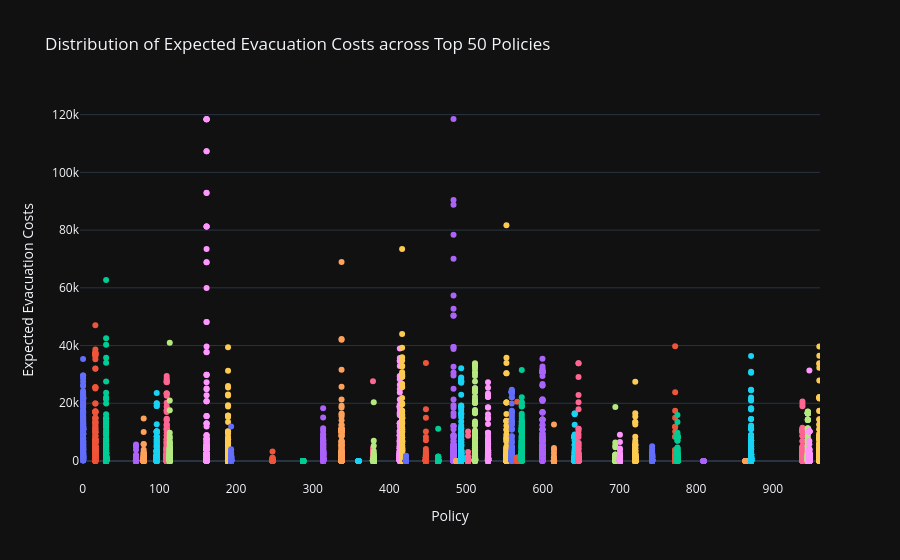
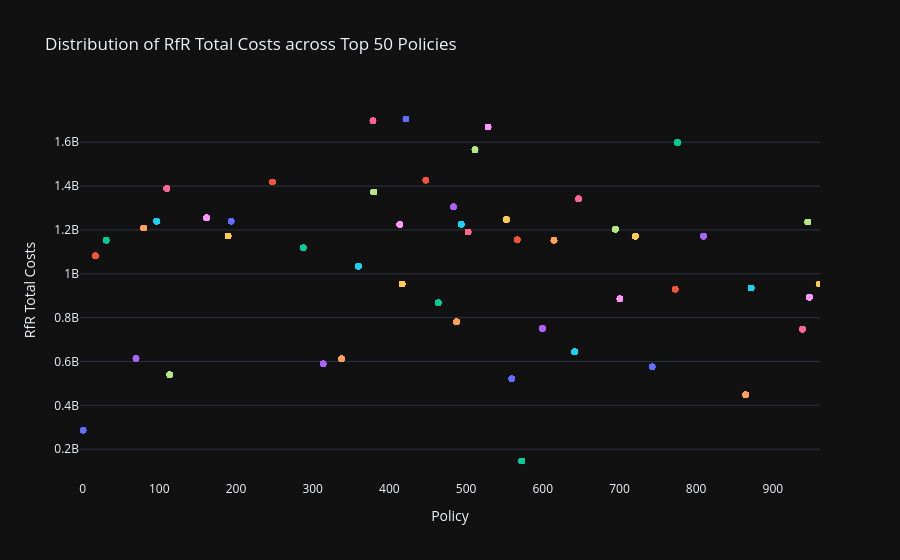
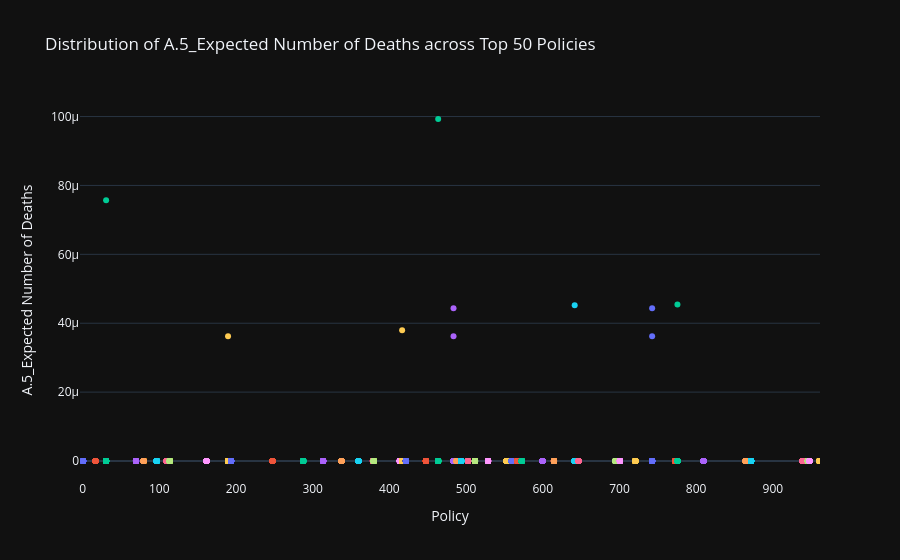

Write notebook code for charts like these, in order.
### Code cell
import pandas as pd
import numpy as np
import plotly.express as px

# Step 1: Identify deaths column, policy column, and policy levers
deaths_col = "A.5_Expected Number of Deaths"
policy_col = "policy"
policy_levers = [col for col in experiments_df.columns if 'DikeIncrease' in col or 'RfR' in col or 'EWS' in col]

# Step 2: Compute mean deaths per policy
policy_summary = combined_df.groupby(policy_col).agg(
    mean_deaths=(deaths_col, 'mean'),
    **{lever: (lever, 'first') for lever in policy_levers}
).reset_index()

# Step 3: Get top 50 policies
top_policies = policy_summary.nsmallest(50, 'mean_deaths')

# Step 4: Create unique identifier for each policy (optional)
top_policies['policy_id'] = top_policies[policy_levers].astype(str).agg('-'.join, axis=1)

# Step 5: Filter combined_df for rows with top policies
filtered_combined_df = combined_df[combined_df[policy_col].isin(top_policies[policy_col])]

# Step 6: Plot distributions of other metrics
metrics = ['Expected Evacuation Costs', 'RfR Total Costs', 'A.5_Expected Number of Deaths']

for metric in metrics:
    fig = px.box(
        filtered_combined_df,
        x=policy_col,
        y=metric,
        color=policy_col,
        title=f"Distribution of {metric} across Top 50 Policies",
        points="all"  # Show all points as jitter
    )
    fig.update_layout(
        xaxis_title="Policy",
        yaxis_title=metric,
        showlegend=False
    )
    fig.show()
